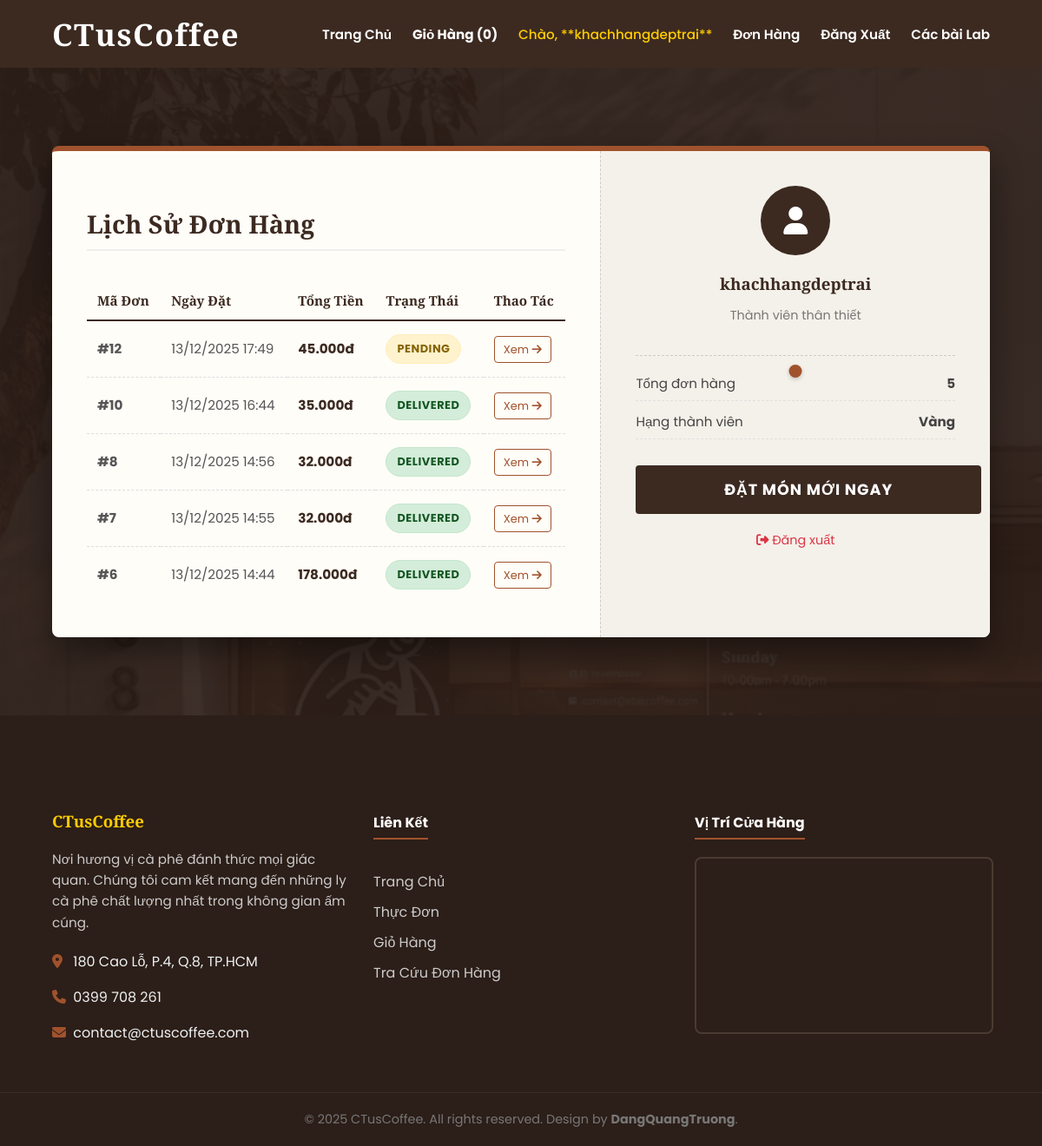
Page /src/my_orders.php (signed in) on the committed database.
### tables this page shows
CREATE TABLE IF NOT EXISTS `orders` (
  `id` int NOT NULL AUTO_INCREMENT,
  `user_id` int DEFAULT NULL,
  `order_date` datetime NOT NULL DEFAULT CURRENT_TIMESTAMP,
  `total_amount` decimal(10,0) NOT NULL,
  `shipping_name` varchar(100) NOT NULL,
  `shipping_phone` varchar(20) NOT NULL,
  `shipping_address` varchar(255) NOT NULL,
  `status` enum('Pending','Processing','Shipped','Delivered','Cancelled') NOT NULL DEFAULT 'Pending',
  `discount_amount` decimal(15,2) DEFAULT '0.00',
  `final_amount` decimal(15,2) DEFAULT '0.00',
  PRIMARY KEY (`id`),
  KEY `user_id` (`user_id`)
);

### src/my_orders.php (the view, shortened to what this page needs)
<?php
include 'includes/header.php';
$user_id = $_SESSION['user_id'];
$sql = "SELECT id, order_date, total_amount, status FROM orders WHERE user_id = $user_id ORDER BY order_date DESC";
$result = $conn->query($sql);
$total_orders = $result->num_rows;
?>
<div class="checkout-section">
    <div class="container">
        <div class="checkout-card">
            <div class="checkout-form-col">
                <h2 class="checkout-title">Lịch Sử Đơn Hàng</h2>
                <?php if ($total_orders > 0): ?>
                    <div style="overflow-x: auto;"> <table class="order-table">
                            <thead>
                                <tr>
                                    <th>Mã Đơn</th>
                                    <th>Ngày Đặt</th>
                                    <th>Tổng Tiền</th>
                                    <th>Trạng Thái</th>
                                    <th>Thao Tác</th>
                                </tr>
                            </thead>
                            <tbody>
                                <?php
                                while ($order = $result->fetch_assoc()):
                                ?>
                                <tr>
                                    <td><strong>#<?php echo $order['id']; ?></strong></td>
                                    <td><?php echo date('d/m/Y H:i', strtotime($order['order_date'])); ?></td>
                                    <td style="font-weight: bold; color: #3C2A21;"><?php echo number_format($order['total_amount'], 0, ',', '.'); ?>đ</td>
                                    <td>
                                        <span class="status-badge status-<?php echo $order['status']; ?>">
                                            <?php echo $order['status']; ?>
                                        </span>
                                    </td>
                                    <td>
                                        <a href="Project1_PHP_MySQL/src/my_order_detail.php?order_id=<?php echo $order['id']; ?>" class="btn-view-detail">
                                            Xem <i class="fas fa-arrow-right"></i>
                                        </a>
                                    </td>
                                </tr>
                                <?php endwhile; ?>
                            </tbody>
                        </table>
                    </div>
                <?php endif; ?>
            </div>
            <div class="checkout-summary-col">
                <div class="user-profile-summary">
                    <div class="user-avatar-placeholder">
                        <i class="fas fa-user"></i>
                    </div>
                    <h3 style="font-family: 'Playfair Display', serif; margin: 10px 0;">
                        <?php echo htmlspecialchars($_SESSION['username']); ?>
                    </h3>
                    <p style="color: #777; font-size: 0.9em;">Thành viên thân thiết</p>
                </div>
                <div class="bill-box" style="border: none; background: transparent; padding: 0;">
                    <div class="bill-row">
                        <span>Tổng đơn hàng</span>
                        <strong><?php echo $total_orders; ?></strong>
                    </div>
                    <div class="bill-row">
                        <span>Hạng thành viên</span>
                        <strong>Vàng</strong>
                    </div>
                </div>
                <div style="margin-top: 30px;">
                    <a href="Project1_PHP_MySQL/src/index.php" class="btn-finish-order" style="text-align: center; text-decoration: none;">
                        ĐẶT MÓN MỚI NGAY
                    </a>
                    <a href="Project1_PHP_MySQL/src/logout.php" class="back-cart-link" style="margin-top: 20px; color: #dc3545;">
                        <i class="fas fa-sign-out-alt"></i> Đăng xuất
                    </a>
                </div>
            </div>
        </div> </div>
</div>
<?php include 'includes/footer.php'; ?>

### src/assets/css/style.css (style rules this page uses)
body { font-family: 'Roboto', sans-serif; margin: 0; background-color: #f4f4f4; color: #333; }
h1, h2, h3 { font-family: 'Playfair Display', serif; color: #3C2A21; }
.container { width: 90%; max-width: 1200px; margin: 40px auto; }
body { background-color: #fffbf2; }
.checkout-section { background: linear-gradient(rgba(44, 30, 24, 0.92), rgba(44, 30, 24, 0.92)), url('../images/header-bg.jpg'); background-size: cover; background-attachment: fixed; padding: 50px 0; min-height: 80vh; font-family: 'Poppins', sans-serif; }
.checkout-card { background-color: #fffdf8; border-radius: 8px; box-shadow: 0 15px 35px rgba(0,0,0,0.4); overflow: hidden; display: flex; flex-wrap: wrap; max-width: 1100px; margin: 0 auto; border-top: 6px solid #A0522D; }
.checkout-form-col { flex: 1.2; padding: 40px; min-width: 350px; }
.checkout-title { font-family: 'Playfair Display', serif; color: #3C2A21; font-size: 1.8em; margin-bottom: 25px; padding-bottom: 10px; border-bottom: 2px solid #eee; }
.checkout-summary-col { flex: 0.8; background-color: #f4f1ea; padding: 40px; border-left: 1px dashed #ccc; min-width: 300px; }
.bill-box { border: 2px solid #3C2A21; padding: 20px; background: #fff; position: relative; }
.bill-box::before { content: ''; position: absolute; top: -10px; left: 50%; transform: translateX(-50%); width: 15px; height: 15px; background-color: #A0522D; border-radius: 50%; box-shadow: 0 2px 5px rgba(0,0,0,0.2); }
.bill-row { display: flex; justify-content: space-between; margin-bottom: 12px; font-size: 0.95em; color: #444; border-bottom: 1px dashed #e0e0e0; padding-bottom: 8px; }
.btn-finish-order { display: block; width: 100%; background-color: #3C2A21; color: white; padding: 15px; font-size: 1.1em; font-weight: bold; text-transform: uppercase; border: none; border-radius: 4px; cursor: pointer; margin-top: 25px; transition: background 0.3s, transform 0.2s; letter-spacing: 1px; }
.back-cart-link { display: block; text-align: center; margin-top: 15px; color: #777; text-decoration: none; font-size: 0.9em; }
.status-badge { display: inline-block; padding: 6px 12px; border-radius: 20px; font-size: 0.85em; font-weight: bold; text-transform: uppercase; letter-spacing: 0.5px; }
.status-Pending { background-color: #fff3cd; color: #856404; border: 1px solid #ffeeba; }
.status-Delivered { background-color: #d4edda; color: #155724; border: 1px solid #c3e6cb; }
.order-table { width: 100%; border-collapse: collapse; margin-top: 10px; font-size: 0.95em; }
.order-table th { text-align: left; padding: 12px; border-bottom: 2px solid #3C2A21; color: #3C2A21; font-family: 'Playfair Display', serif; font-weight: bold; }
.order-table td { padding: 15px 12px; border-bottom: 1px dashed #ddd; vertical-align: middle; color: #555; }
.order-table tr:last-child td { border-bottom: none; }
.btn-view-detail { text-decoration: none; color: #A0522D; border: 1px solid #A0522D; padding: 5px 10px; border-radius: 4px; font-size: 0.85em; transition: all 0.2s; }
.user-profile-summary { text-align: center; padding-bottom: 20px; border-bottom: 1px dashed #ccc; margin-bottom: 20px; }
.user-avatar-placeholder { width: 80px; height: 80px; background-color: #3C2A21; color: white; border-radius: 50%; display: inline-flex; justify-content: center; align-items: center; font-size: 2em; margin-bottom: 10px; }

### rows in the picture
orders: id "12", order_date "13/12/2025 17:49", total_amount "45.000", status "PENDING"
orders: id "10", order_date "13/12/2025 16:44", total_amount "35.000", status "DELIVERED"
orders: id "8", order_date "13/12/2025 14:56", total_amount "32.000", status "DELIVERED"
orders: id "7", order_date "13/12/2025 14:55", total_amount "32.000", status "DELIVERED"
orders: id "6", order_date "13/12/2025 14:44", total_amount "178.000", status "DELIVERED"

### other values in the picture
$cart_count "0"
$username "khachhangdeptrai"
$_SESSION['username'] "khachhangdeptrai"
$total_orders "5"
